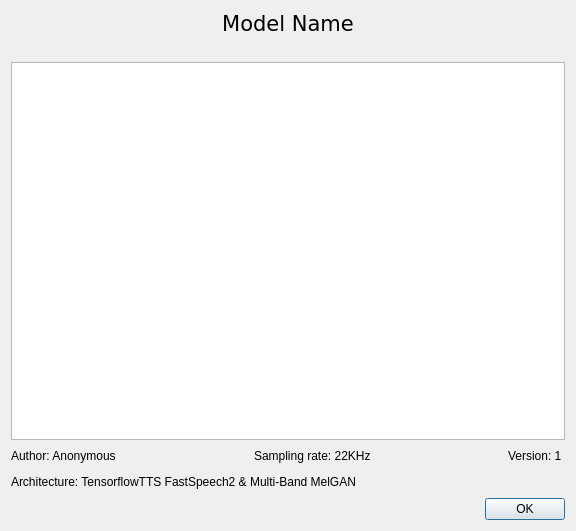
<?xml version="1.0" encoding="UTF-8"?>
<ui version="4.0">
 <class>ModelInfoDlg</class>
 <widget class="QDialog" name="ModelInfoDlg">
  <property name="geometry">
   <rect>
    <x>0</x>
    <y>0</y>
    <width>576</width>
    <height>531</height>
   </rect>
  </property>
  <property name="windowTitle">
   <string>Dialog</string>
  </property>
  <layout class="QVBoxLayout" name="verticalLayout">
   <item>
    <widget class="QLabel" name="lblModelTitle">
     <property name="font">
      <font>
       <family>Verdana</family>
       <pointsize>16</pointsize>
      </font>
     </property>
     <property name="text">
      <string>Model Name</string>
     </property>
     <property name="alignment">
      <set>Qt::AlignCenter</set>
     </property>
    </widget>
   </item>
   <item>
    <layout class="QHBoxLayout" name="horizontalLayout_3">
     <item>
      <widget class="QLabel" name="lblImg">
       <property name="maximumSize">
        <size>
         <width>600</width>
         <height>256</height>
        </size>
       </property>
       <property name="text">
        <string/>
       </property>
       <property name="pixmap">
        <pixmap resource="stdres.qrc">:/res/noim.png</pixmap>
       </property>
       <property name="scaledContents">
        <bool>true</bool>
       </property>
       <property name="alignment">
        <set>Qt::AlignCenter</set>
       </property>
      </widget>
     </item>
    </layout>
   </item>
   <item>
    <widget class="QTextEdit" name="redtModelInfo">
     <property name="font">
      <font>
       <family>Verdana</family>
       <pointsize>10</pointsize>
      </font>
     </property>
     <property name="readOnly">
      <bool>true</bool>
     </property>
    </widget>
   </item>
   <item>
    <layout class="QHBoxLayout" name="horizontalLayout">
     <item>
      <widget class="QLabel" name="lblAuthor">
       <property name="text">
        <string>Author: Anonymous</string>
       </property>
      </widget>
     </item>
     <item>
      <spacer name="horizontalSpacer">
       <property name="orientation">
        <enum>Qt::Horizontal</enum>
       </property>
       <property name="sizeHint" stdset="0">
        <size>
         <width>40</width>
         <height>20</height>
        </size>
       </property>
      </spacer>
     </item>
     <item>
      <widget class="QLabel" name="lblSampleRate">
       <property name="text">
        <string>Sampling rate: 22KHz</string>
       </property>
      </widget>
     </item>
     <item>
      <spacer name="horizontalSpacer_3">
       <property name="orientation">
        <enum>Qt::Horizontal</enum>
       </property>
       <property name="sizeHint" stdset="0">
        <size>
         <width>40</width>
         <height>20</height>
        </size>
       </property>
      </spacer>
     </item>
     <item>
      <widget class="QLabel" name="lblVersion">
       <property name="text">
        <string>Version: 1 </string>
       </property>
      </widget>
     </item>
    </layout>
   </item>
   <item>
    <layout class="QHBoxLayout" name="horizontalLayout_2">
     <item>
      <widget class="QLabel" name="lblModelArchitecture">
       <property name="text">
        <string>Architecture: TensorflowTTS FastSpeech2 &amp; Multi-Band MelGAN</string>
       </property>
      </widget>
     </item>
     <item>
      <spacer name="horizontalSpacer_2">
       <property name="orientation">
        <enum>Qt::Horizontal</enum>
       </property>
       <property name="sizeHint" stdset="0">
        <size>
         <width>40</width>
         <height>20</height>
        </size>
       </property>
      </spacer>
     </item>
    </layout>
   </item>
   <item>
    <widget class="QDialogButtonBox" name="buttonBox">
     <property name="orientation">
      <enum>Qt::Horizontal</enum>
     </property>
     <property name="standardButtons">
      <set>QDialogButtonBox::Ok</set>
     </property>
    </widget>
   </item>
  </layout>
 </widget>
 <resources>
  <include location="stdres.qrc"/>
 </resources>
 <connections>
  <connection>
   <sender>buttonBox</sender>
   <signal>accepted()</signal>
   <receiver>ModelInfoDlg</receiver>
   <slot>accept()</slot>
   <hints>
    <hint type="sourcelabel">
     <x>248</x>
     <y>254</y>
    </hint>
    <hint type="destinationlabel">
     <x>157</x>
     <y>274</y>
    </hint>
   </hints>
  </connection>
  <connection>
   <sender>buttonBox</sender>
   <signal>rejected()</signal>
   <receiver>ModelInfoDlg</receiver>
   <slot>reject()</slot>
   <hints>
    <hint type="sourcelabel">
     <x>316</x>
     <y>260</y>
    </hint>
    <hint type="destinationlabel">
     <x>286</x>
     <y>274</y>
    </hint>
   </hints>
  </connection>
 </connections>
</ui>
